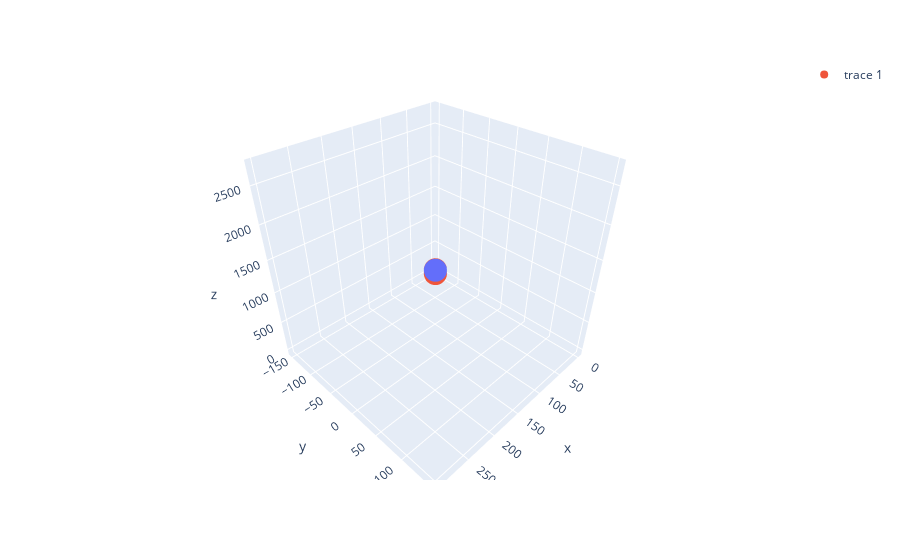

The notebook cell saved with this chart:
### Code cell
figScatter = px.scatter_3d(x=x1valuse , y = x2values , z = calculateValue(inputValue , bestNode.root))
figScatter.add_scatter3d(x=x1valuse , y = x2values , z = trueValues , mode = "markers")
figScatter.show()

### Figure 1 — Plotly figure (JSON) as saved in the notebook; plotly's stock layout.template omitted (floating-point values rounded to 4 significant figures; data arrays with more than 128 entries replaced by an {"elided": "..."} marker saying what was removed)
{"data": [{"hovertemplate": "x=%{x}<br>y=%{y}<br>z=%{z}<extra></extra>", "legendgroup": "", "marker": {"color": "#636efa", "symbol": "circle"}, "mode": "markers", "name": "", "scene": "scene", "showlegend": false, "type": "scatter3d", "x": {"elided": "300 int values"}, "y": {"elided": "300 int values"}, "z": {"elided": "300 float values"}}, {"mode": "markers", "type": "scatter3d", "x": {"elided": "300 int values"}, "y": {"elided": "300 int values"}, "z": {"elided": "300 float values"}}], "layout": {"legend": {"tracegroupgap": 0}, "margin": {"t": 60}, "scene": {"domain": {"x": [0, 1], "y": [0, 1]}, "xaxis": {"title": {"text": "x"}}, "yaxis": {"title": {"text": "y"}}, "zaxis": {"title": {"text": "z"}}}}}
